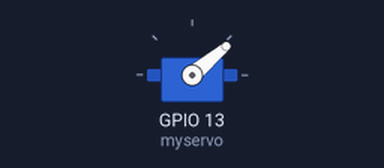
This sketch was run on a simulated ESP8266 (NodeMCU). Parts: servo. WiFi joins after 1.5 s; servers stay silent unless stated.

Above: at 1.85 s.
At 2.0 s:
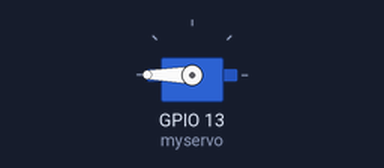
At 2.15 s:
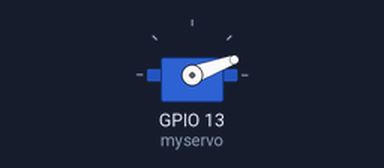
Timing chart, 0 to 4.8 s (numbered marks = the images above):
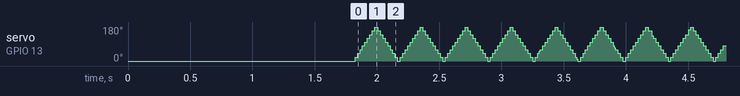

The sketch:

servo_Motor_code.ino
```cpp
#define BLYNK_TEMPLATE_ID "TMPL3lA8GLbXE"
#define BLYNK_TEMPLATE_NAME "all in one agricuture"
#define BLYNK_AUTH_TOKEN "a4BbXSSWJKBfMpM8vVprv_yQBHqO2Gqv"


#define BLYNK_PRINT Serial
#include <ESP8266WiFi.h>
#include <BlynkSimpleEsp8266.h>
#include <Servo.h>

char auth[] = "a4BbXSSWJKBfMpM8vVprv_yQBHqO2Gqv";
char ssid[] = "Salil OnePlus";
char pass[] = "12345678";

//#include <Servo.h>

Servo myservo;  // create servo object to control a servo
// twelve servo objects can be created on most boards
int pos = 0;

BlynkTimer timer;

BLYNK_WRITE(V6)
{
 int pos = param.asInt(); // Get value as integer
  myservo.write(pos);
}

void setup()
{
  Serial.begin(9600);
  Blynk.begin(auth, ssid, pass);

 // timer.setInterval(1000L, dhtData);
  myservo.attach(13);
}

void loop()
{
  for (pos = 0; pos <= 180; pos += 1) {  // goes from 0 degrees to 180 degrees
    // in steps of 1 degree
   // pos = map(pos,0,160,0,180);
    myservo.write(pos);  // tell servo to go to position in variable 'pos'
    delay(1);           // waits 15ms for the servo to reach the position
  }
  for (pos = 180; pos >= 0; pos -= 1) {  // goes from 180 degrees to 0 degrees
    myservo.write(pos);                  // tell servo to go to position in variable 'pos'
    delay(1);                           // waits 15ms for the servo to reach the position
  }
  Blynk.run();
  timer.run();
}
```
